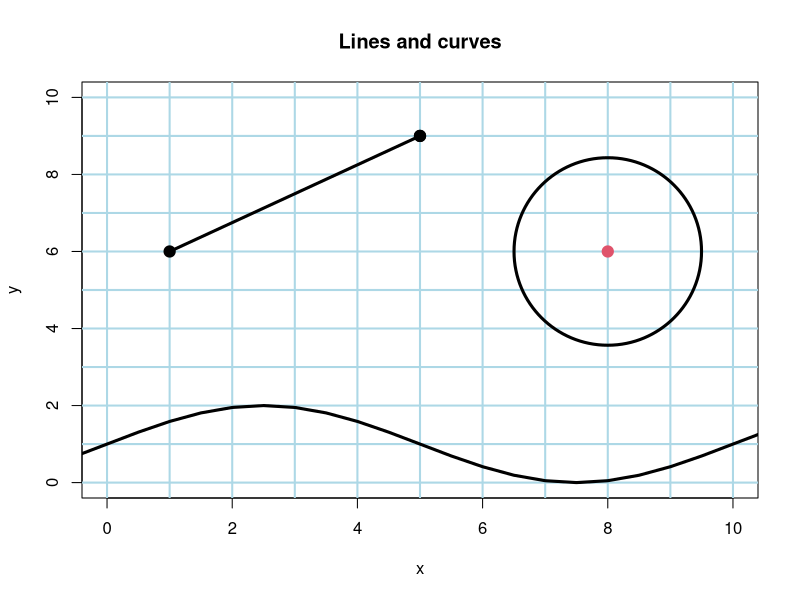
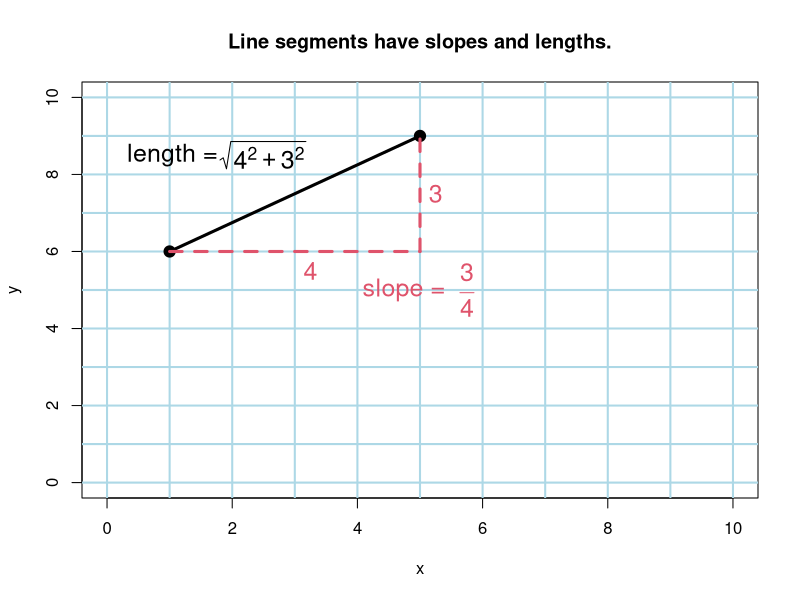
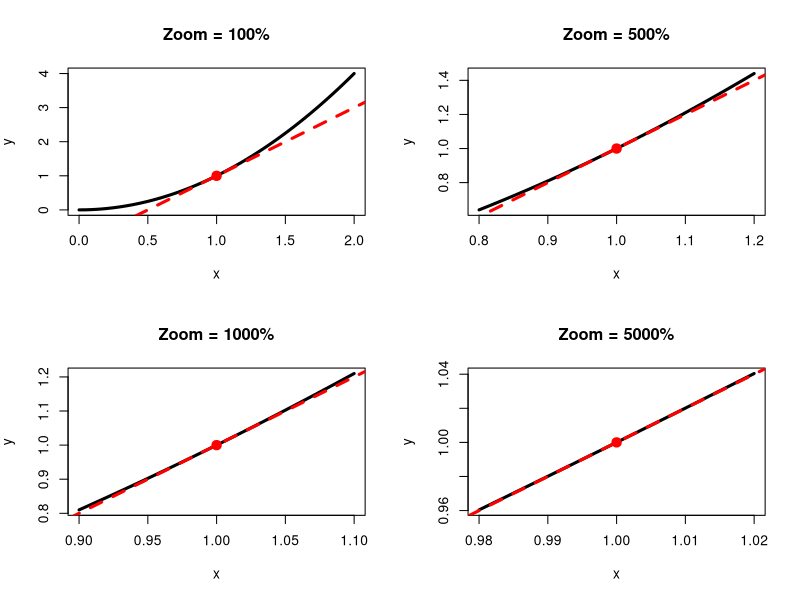

Source code (R) for these figures, in order:
## ---- chunk 1
plot(c(0,10), c(0,10), type='n', xlab="x", ylab="y", main="Lines and curves")
abline(h=0:10, col="lightblue", lwd=2)
abline(v=0:10, col="lightblue", lwd=2)
segments(1,6,5,9, lwd=3)
points(c(1,5),c(6,9), pch=19, cex=1.5)
points(5, 9, pch=19, cex=1.5)
points(8,6,cex=25,lwd=3)
points(8,6, pch=19, cex=1.5, col=2)
x <- seq(-1, 11, by=.5)
lines(x, 1+sin(.2*pi*x), lwd=3)
## ---- chunk 2
plot(c(0,10), c(0,10), type='n', xlab="x", ylab="y", main="Line segments have slopes and lengths.")
abline(h=0:10, col="lightblue", lwd=2)
abline(v=0:10, col="lightblue", lwd=2)
segments(1,6,5,9, lwd=3)
points(c(1,5),c(6,9), pch=19, cex=1.5)
segments(1,6,5,6, lty=2, lwd=3, col=2)
segments(5,6,5,9, lty=2, lwd=3, col=2)
text(3.25, 5.5, expression(4), lwd=3, cex=1.5, col=2)
text(5.25, 7.5, expression(3), lwd=3, cex=1.5, col=2)
text(2.5, 8.5, expression(sqrt(4^2 + 3^2)), lwd=3, cex=1.5, col=1)
text(1.1, 8.5, "length = ", lwd=3, cex=1.5, col=1)
text(5.75, 5, expression(frac(3,4)), lwd=3, cex=1.5, col=2)
text(4.8, 5, "slope = ", lwd=3, cex=1.5, col=2)
## ---- chunk 3
local({
  mags <- c(1, 5, 10, 50)
   par(mfrow=c(2, 2))
 for(i in mags){
    x0 <- 1
    y0 <- x0^2
    x <- seq(x0 - 1/i, x0 + 1/i, length.out=50)
    y <- x^2
    plot(x, y, type='n', xlab=expression(x), ylab=expression(y), 
         main=paste0("Zoom = ", i*100,"%"))
    lines(x, y, lwd=3)
    points(x0, y0, pch=19, cex=1.5, col="red")
    abline(x0^2-2*x0*x0, 2*x0, lwd=3, lty=2, col="red")
  }
 par(mfrow=c(1,1))
})
